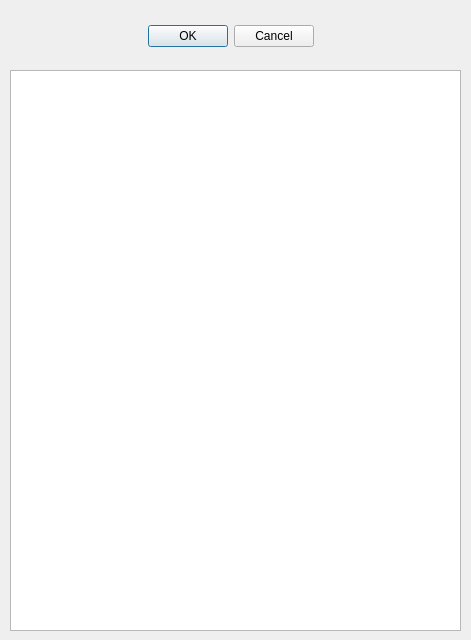
<?xml version="1.0" encoding="UTF-8"?>
<ui version="4.0">
 <class>Dialog</class>
 <widget class="QDialog" name="Dialog">
  <property name="geometry">
   <rect>
    <x>0</x>
    <y>0</y>
    <width>471</width>
    <height>640</height>
   </rect>
  </property>
  <property name="windowTitle">
   <string>Dialog</string>
  </property>
  <widget class="QTableView" name="tableView">
   <property name="geometry">
    <rect>
     <x>10</x>
     <y>70</y>
     <width>451</width>
     <height>561</height>
    </rect>
   </property>
   <property name="dragDropOverwriteMode">
    <bool>false</bool>
   </property>
   <property name="textElideMode">
    <enum>Qt::ElideMiddle</enum>
   </property>
   <property name="gridStyle">
    <enum>Qt::DashDotLine</enum>
   </property>
   <property name="sortingEnabled">
    <bool>false</bool>
   </property>
  </widget>
  <widget class="QDialogButtonBox" name="buttonBox">
   <property name="geometry">
    <rect>
     <x>140</x>
     <y>20</y>
     <width>181</width>
     <height>32</height>
    </rect>
   </property>
   <property name="autoFillBackground">
    <bool>false</bool>
   </property>
   <property name="standardButtons">
    <set>QDialogButtonBox::Cancel|QDialogButtonBox::Ok</set>
   </property>
   <property name="centerButtons">
    <bool>true</bool>
   </property>
  </widget>
 </widget>
 <resources/>
 <connections/>
</ui>
